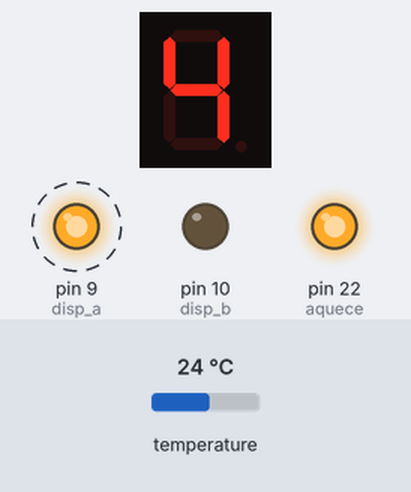
A sketch run on a simulated Arduino Mega 2560, built with avr-gcc and run on an emulated ATmega2560. On the bench: 1-digit seven-segment display, output pins drawn as LEDs (lit = HIGH). Wiring (inferred from the names in the program): 1-digit 7-segment display, segments lit when HIGH: segments pin 2, pin 3, pin 4, pin 5, pin 6, pin 7, pin 8. Dashed ring = blinking. The inputs (shaded band) are chosen by the test bench; at power-on: temperature 24 °C. The segment pins are drawn as the display they are named for; pins used as bus, display or sensor lines are not drawn; what the sketch prints to the serial monitor is not drawn.

Above: at 0.8 s.
2.4 s: temperature set to 40.2 °C
At 4.4 s:
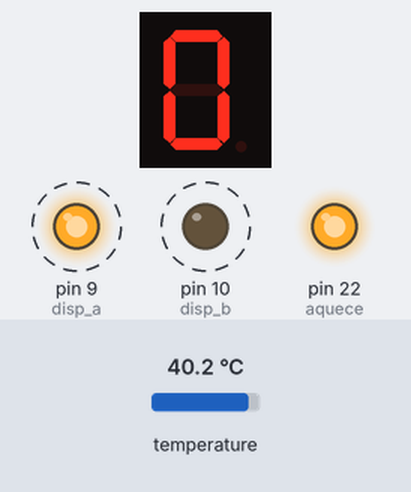
6.0 s: temperature set to 41.6 °C
At 6.7 s:
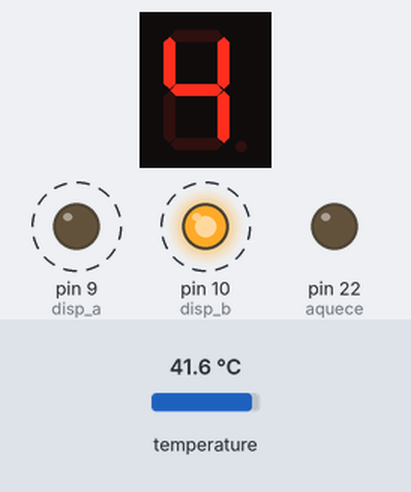
9.6 s: temperature set to 19 °C
At 11.3 s:
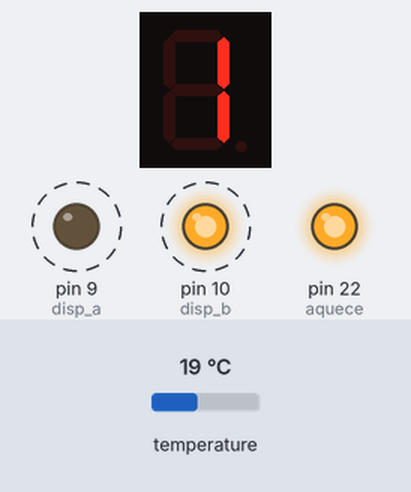
12.2 s: temperature set to 41 °C
At 13.6 s:
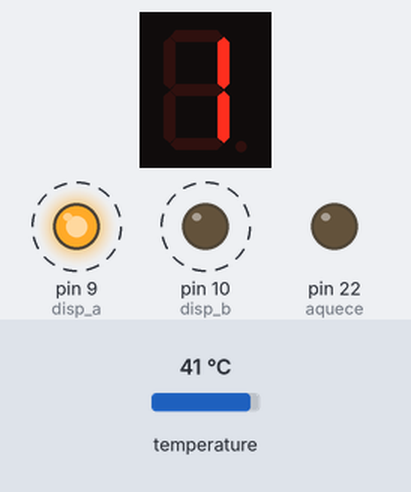
Timing chart, 0 to 16.8 s (numbered marks = the images above; inputs shaded):
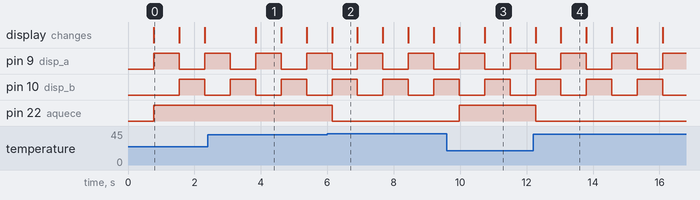

The sketch:

experimentoSete.ino
```cpp
#include <OneWire.h>
#include <DallasTemperature.h>

#include <EEPROM.h>


#define seg_a 2
#define seg_b 3
#define seg_c 4
#define seg_d 5
#define seg_e 6
#define seg_f 7
#define seg_g 8
#define disp_a 9
#define disp_b 10

//segmentos a b c d e f g
int displaysete[10][7] = {
  {1, 1, 1, 1, 1, 1, 0}, //0
  {0, 1, 1, 0, 0, 0, 0}, //1
  {1, 1, 0, 1, 1, 0, 1}, //2
  {1, 1, 1, 1, 0, 0, 1}, //3
  {0, 1, 1, 0, 0, 1, 1}, //4
  {1, 0, 1, 1, 0, 1, 1}, //5
  {1, 0, 1, 1, 1, 1, 1}, //6
  {1, 1, 1, 0, 0, 0, 0}, //7
  {1, 1, 1, 1, 1, 1, 1}, //8
  {1, 1, 1, 1, 0, 1, 1}  //9
};
int incomingByte = 0;

#define addr 0
char ch;
void displaySet();
int unidade = 0;
int dezena = 0;
int estadoD = 1;

int count = 0;
unsigned long temp_at;
unsigned long temp_ante = 0;

//Exp6
#define dados 14 //porta onde dados serao lidos
#define led 7 //porta do led
#define alarme 30 //temperatura maxima que liga alarme
OneWire oneWire(dados);

#define aquece 22
DallasTemperature sensors(&oneWire);

void setup() {

  pinMode(led, OUTPUT);

  Serial.begin(9600);
  Serial.println("Inicio leitura sensores");

  sensors.begin();
  pinMode(seg_a, OUTPUT);
  pinMode(seg_b, OUTPUT);
  pinMode(seg_c, OUTPUT);
  pinMode(seg_d, OUTPUT);
  pinMode(seg_e, OUTPUT);
  pinMode(seg_f, OUTPUT);
  pinMode(seg_g, OUTPUT);
  pinMode(disp_a, OUTPUT);
  pinMode(disp_b, OUTPUT);
  pinMode(aquece, OUTPUT);

  //cr = EEPROM.read(addr);
}


void loop() {
  Serial.print("Request para ler temperatura");
  sensors.requestTemperatures();
  Serial.println("Requerimento concluido.");

  Serial.print("Temperatura lida: ");
  int temp = sensors.getTempCByIndex(0);
  Serial.println(temp);
  if(temp> alarme){
      digitalWrite(led,HIGH);
    }else{
      digitalWrite(led,LOW);
      }

  dezena = temp/10;
  unidade = temp%10;
  displaySet();
  if(temp > 40){
      digitalWrite(aquece,LOW);
   }else{
      digitalWrite(aquece,HIGH);
    }
  delay(1);

}

//Alterna entre os dois contadores tão rapido que parecem ligados ao mesmo tempo
void displaySet() {
  switch (estadoD) {
    case 1:
      digitalWrite(disp_a, HIGH);
      digitalWrite(seg_a, displaysete[unidade][0]);
      digitalWrite(seg_b, displaysete[unidade][1]);
      digitalWrite(seg_c, displaysete[unidade][2]);
      digitalWrite(seg_d, displaysete[unidade][3]);
      digitalWrite(seg_e, displaysete[unidade][4]);
      digitalWrite(seg_f, displaysete[unidade][5]);
      digitalWrite(seg_g, displaysete[unidade][6]);
      digitalWrite(disp_b, LOW);
      estadoD = 2;
      break;
    case 2:


      digitalWrite(disp_b, HIGH);
      digitalWrite(seg_a, displaysete[dezena][0]);
      digitalWrite(seg_b, displaysete[dezena][1]);
      digitalWrite(seg_c, displaysete[dezena][2]);
      digitalWrite(seg_d, displaysete[dezena][3]);
      digitalWrite(seg_e, displaysete[dezena][4]);
      digitalWrite(seg_f, displaysete[dezena][5]);
      digitalWrite(seg_g, displaysete[dezena][6]);
      digitalWrite(disp_a, LOW);

      estadoD = 1;
      break;
  }


}
```

Measured:
- the behaviour switches between 40.9 and 41 °C on temperature (found by bisection; images 1 and 2)
- after the input at 2.4 s, the display: changes after 1.4 s (image 1)
- after the input at 6.0 s, pin 22 (aquece): HIGH → LOW after 0.14 s
- after the input at 9.6 s, pin 22 (aquece): LOW → HIGH after 0.37 s; the display: first changes after 0.37 s (image 3 shows a later state)
- after the input at 12.2 s, pin 22 (aquece): HIGH → LOW after 0.07 s; the display: first changes after 0.07 s (image 4 shows a later state)
- by itself, pin 9 (disp_a), pin 10 (disp_b): alternates HIGH for 0.77 s and LOW for 0.77 s
- what the display in image 0 shows lasts 0.7 s, from 0.8 s to 1.5 s
